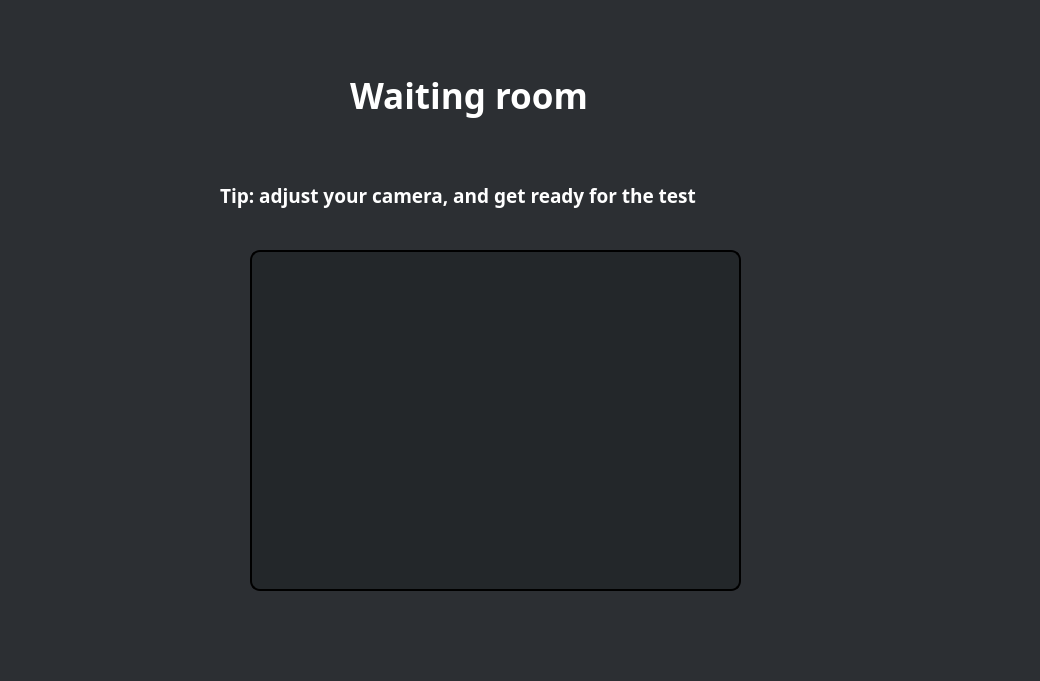
<?xml version="1.0" encoding="UTF-8"?>
<ui version="4.0">
 <class>Form</class>
 <widget class="QWidget" name="Form">
  <property name="geometry">
   <rect>
    <x>0</x>
    <y>0</y>
    <width>1040</width>
    <height>681</height>
   </rect>
  </property>
  <property name="windowTitle">
   <string>Form</string>
  </property>
  <property name="styleSheet">
   <string notr="true">background-color:#2C2F33;</string>
  </property>
  <widget class="QLabel" name="label_3">
   <property name="geometry">
    <rect>
     <x>350</x>
     <y>70</y>
     <width>301</width>
     <height>51</height>
    </rect>
   </property>
   <property name="font">
    <font>
     <family>Sitka Text</family>
     <pointsize>26</pointsize>
     <weight>75</weight>
     <bold>true</bold>
     <underline>false</underline>
    </font>
   </property>
   <property name="styleSheet">
    <string notr="true">color: white;</string>
   </property>
   <property name="text">
    <string>Waiting room</string>
   </property>
  </widget>
  <widget class="QFrame" name="frame">
   <property name="geometry">
    <rect>
     <x>250</x>
     <y>250</y>
     <width>491</width>
     <height>341</height>
    </rect>
   </property>
   <property name="styleSheet">
    <string notr="true">QFrame{
	border-style: outset;
	border-width: 2px;
	border-radius: 10px;
	border-color: black;
	padding: 10px;	
	background-color: #23272A;
	botder: 1px solid white;
}</string>
   </property>
   <property name="frameShape">
    <enum>QFrame::StyledPanel</enum>
   </property>
   <property name="frameShadow">
    <enum>QFrame::Raised</enum>
   </property>
   <layout class="QVBoxLayout" name="verticalLayout"/>
  </widget>
  <widget class="QLabel" name="label_4">
   <property name="geometry">
    <rect>
     <x>220</x>
     <y>170</y>
     <width>661</width>
     <height>51</height>
    </rect>
   </property>
   <property name="font">
    <font>
     <family>Sitka Text</family>
     <pointsize>14</pointsize>
     <weight>75</weight>
     <bold>true</bold>
     <underline>false</underline>
    </font>
   </property>
   <property name="styleSheet">
    <string notr="true">color: white;</string>
   </property>
   <property name="text">
    <string>Tip: adjust your camera, and get ready for the test</string>
   </property>
  </widget>
 </widget>
 <resources/>
 <connections/>
</ui>
